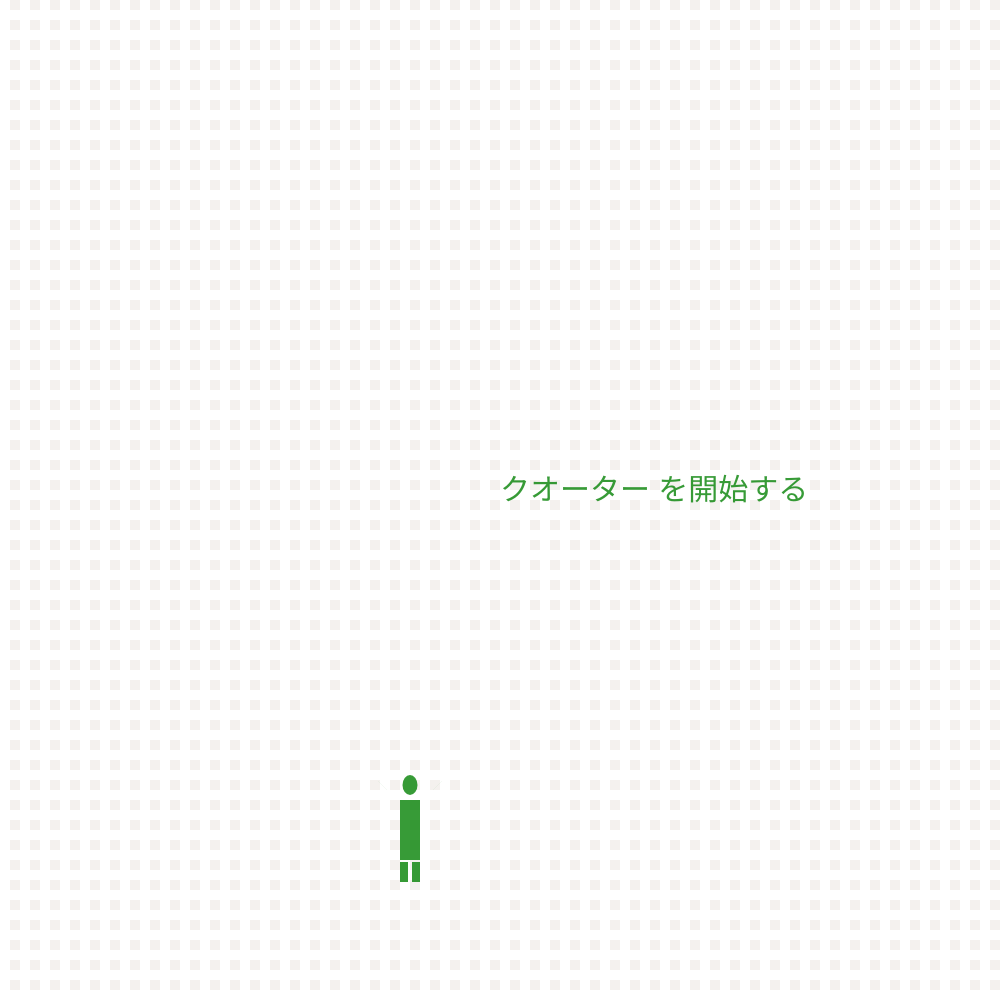
Frame 1 (no input)
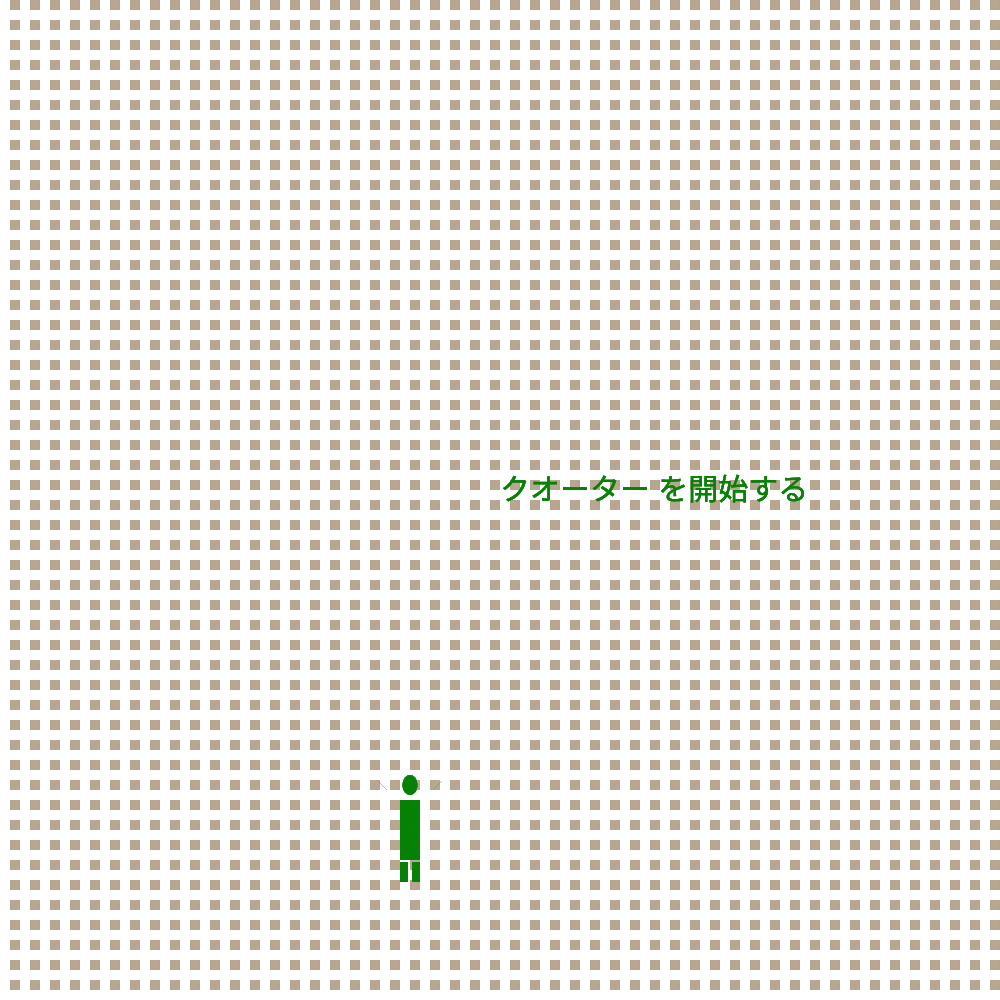
Frame 60 (no input)
Frame 120 (the mouse pressed at the canvas centre since frame 60): identical to frame 60, image omitted

The p5.js sketch that drew these frames (run headless with seeded random() and noise() and a simulated clock; from frame 60 on, the mouse is pressed at the canvas centre):

// p5.js sketch
// ── sketch.js
// 最終課題を制作しよう
var x, y, vx, vy,humanX
const g = 0.5; // 重力
const vyMax = 30;
const limit =20
let startTime;
let state;


function setup(){


createCanvas(1000, 1000)

  x = random(60,440);
  y = 0;
  vx = 2;
  vy = 1.5;
  humanX=400;
  state=0


}
function humanMove(){

fill(0,128,0,200)
rect(humanX,800,20,60)
fill(0,128,0,200)
quad(humanX-3,800,humanX-3-20,800-20,humanX-3-10,800-10,humanX-3-20-10,800-20-10)
quad(humanX+3+20,800,humanX+3+20+20,800-20,humanX+3+10+20,800-10,humanX+3+20+20+10,800-20-10)
rect(humanX,800+62,8,20)
rect(humanX+12,800+62,8,20)
ellipse(humanX+10,785,15,20)

if(keyIsDown(LEFT_ARROW)){humanX-= 10; }
if(keyIsDown(RIGHT_ARROW)){humanX += 10; }

}
function back(){

  const blank=10
  for(let q=0;q<=1000;q+=blank){
    if(q%(blank*2)==0){
      for(let p=blank;p<=1000;p+=blank*2){
        noStroke()
        fill(120,82,45,20)//茶色
        rect(p,q,blank,blank)}}
    }
  }





function draw(){
  background(245, 245, 245,20);


back()


  if (state == 0) { // ゲーム開始前
    x = random(60,440);
    y = 0;
    vx = 2;
    vy = 1.5;
    humanX=400;
    state=0
    fill(0,128,0,200)
    textSize(30)
    text("クオーター を開始する", 1000 / 2, 1000 / 2);

  } else if (state == 1) { // ゲーム中


    fill(0,128,0,200)
    ellipse(x, y, 30);
    fill(255,255,255)
    textSize(10)
    text("単位",x-12,y+5)
    x += vx;
    y += vy;
    vy += g; // 重力は「速度の変化量」

   let AP=dist(humanX+5,800-22,x,y)
    if(AP<30){
      vy = -1*vy}
   if(x<0||x>1000){
    vx=-1*vx  ;

    }







    let ellapsedTime = (millis() - startTime) / 1000;
    if (ellapsedTime > limit) {
      state = 2;
    } else {
      let remainingTime = limit - ellapsedTime;
      fill(0,128,0)
      textSize(20)
      text(floor(remainingTime), 1000 / 2, 1000 / 2-50)
      textSize(30)
      fill(0,128,0,200)
      text("単位を落とすな！！",1000/2-39,1000/2+20);
      text("ダブルクリックで再履修",1000 / 2-60, 1000 / 2+50)
    }
  } else if (state == 2) { // ゲーム終了後
    fill(0,128,0,200)
    textSize(30)
    text("単位取得！！！", width / 2, height / 2);
  }


  humanMove()


}

  function mouseClicked() {
      if (state == 0) {
        startTime = millis();
        state = 1;}
    }
 function doubleClicked(){
  state=0
 }











function windowResized(){
  resizeCanvas(windowWidth, windowHeight);
}
